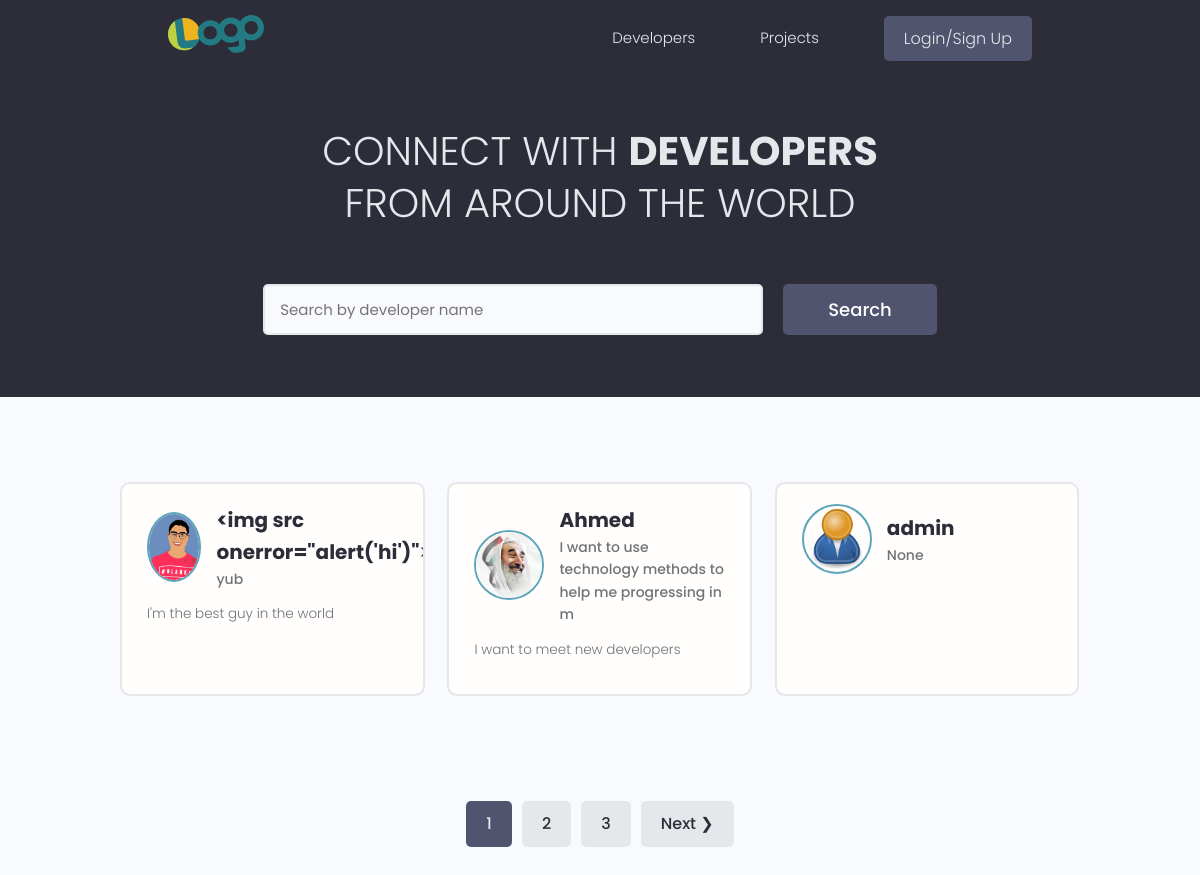
The page / on the database its author committed.
### users/models.py (models this page shows, shortened)
class Profile(models.Model):
    user = models.OneToOneField(
        User, on_delete=models.CASCADE, null=True, blank=True)
    name = models.CharField(max_length=200, blank=True, null=True)
    email = models.EmailField(max_length=500, blank=True, null=True)
    username = models.CharField(max_length=200, blank=True, null=True)
    location = models.CharField(max_length=200, blank=True, null=True)
    short_intro = models.CharField(max_length=200, blank=True, null=True)
    bio = models.TextField(blank=True, null=True)
    profile_image = models.ImageField(
        null=True, blank=True, upload_to='profiles/', default="profiles/user-default.png")
    social_github = models.CharField(max_length=200, blank=True, null=True)
    social_twitter = models.CharField(max_length=200, blank=True, null=True)
    social_linkedin = models.CharField(max_length=200, blank=True, null=True)
    social_youtube = models.CharField(max_length=200, blank=True, null=True)
    social_website = models.CharField(max_length=200, blank=True, null=True)
    created = models.DateTimeField(auto_now_add=True)
    id = models.UUIDField(default=uuid.uuid4, unique=True,
                          primary_key=True, editable=False)
    class Meta:
        ordering = ['created']
    @property
    def imageURL(self):
        try:
            url = self.profile_image.url
        except:
            url = ''
        return url

### users/views.py (the view)
# urls.py: path('', views.profiles, name="profiles"),
def profiles(request):
    profiles, search_query = searchProfiles(request) #move it to the ubn=
    custom_range, profiles = paginateProfiles(request, profiles, 3)
    context = {'profiles': profiles, 'search_query': search_query,
               'custom_range': custom_range}
    return render(request, 'users/profiles.html', context)

### users/utils.py (called while the page is built)
def paginateProfiles(request, profiles, results):
    page = request.GET.get('page')
    paginator = Paginator(profiles, results)
    try:
        profiles = paginator.page(page)
    except PageNotAnInteger:
        page = 1
        profiles = paginator.page(page)
    except EmptyPage:
        page = paginator.num_pages
        profiles = paginator.page(page)
    leftIndex = (int(page) - 4)
    if leftIndex < 1:
        leftIndex = 1
    rightIndex = (int(page) + 5)
    if rightIndex > paginator.num_pages:
        rightIndex = paginator.num_pages + 1
    custom_range = range(leftIndex, rightIndex)
    return custom_range, profiles

def searchProfiles(request):
    search_query = ''
    if request.GET.get('search_query'):
        search_query = request.GET.get('search_query')
    skills = Skill.objects.filter(name__icontains=search_query)
    profiles = Profile.objects.distinct().filter(
        Q(name__icontains=search_query) |
        Q(short_intro__icontains=search_query) |
        Q(skill__in=skills)
    )
    return profiles, search_query

### users/templates/users/profiles.html (shortened to what this page needs)
{% extends 'main.html' %}
{% block content %}
<main class="home">
    <section class="hero-section text-center">
        <div class="container container--narrow">
            <div class="hero-section__box">
                <h2>CONNECT WITH <span>DEVELOPERS</span></h2>
                <h2>FROM AROUND THE WORLD</h2>
            </div>
            <div class="hero-section__search">
                <form id="searchForm" class="form" action="{% url 'profiles' %}" method="get">
                    <div class="form__field">
                        <input class="input input--text" id="formInput#search" type="text" name="search_query"
                            value="{{search_query}}" placeholder="Search by developer name" />
                    </div>
                    <input class="btn btn--sub btn--lg" type="submit" value="Search" />
                </form>
            </div>
        </div>
    </section>
    <section class="devlist">
        <div class="container">
            <div class="grid grid--three">
                {% for profile in profiles %}
                <div class="column card">
                    <div class="dev">
                        <a href="{% url 'user-profile' profile.id %}" class="card__body">
                            <div class="dev__profile">
                                <img class="avatar avatar--md" src="{{ profile.imageURL }}" alt="image" />
                                <div class="dev__meta">
                                    <h3>{{profile.name}}</h3>
                                    <h5>{{profile.short_intro|slice:"60"}}</h5>
                                </div>
                            </div>
                            <p class="dev__info">{{profile.bio|slice:"150"}}</p>
                        </a>
                    </div>
                </div>
                {% endfor %}
            </div>
        </div>
    </section>
    {% include 'pagination.html' with queryset=profiles custom_range=custom_range %}
</main>
{% endblock content %}

### static/styles/app.css (style rules this page uses)
:root { --color-sub: #2d2d39; }
.btn--sub { background-color: var(--color-sub-light); }
.card { border: 2px solid var(--color-light); }
img { width: 100%; }
.hero-section { height: 40vh; display: flex; align-items: center; background-color: var(--color-sub); }
.hero-section__box { margin-bottom: 4rem; }
.hero-section__box > h2, .hero-section__box > h2 > span { font-size: 4rem; color: var(--color-light); line-height: 1.3; text-transform: uppercase; }
.hero-section__box > h2 { font-weight: 300; }
.hero-section__box > h2 > span { font-weight: 700; }
.hero-section__search > .form { display: flex; align-items: center; justify-content: center; gap: 2rem; }
.hero-section__search > .form input.input--text { width: 50rem; }
.devlist { margin-top: 8rem; }
.devlist .grid { align-items: stretch; }
.devlist .dev .dev__profile { display: flex; align-items: center; gap: 1.5rem; }
.devlist .dev .dev__meta h3 { color: var(--color-sub); font-size: 2rem; font-weight: 700; }
.devlist .dev .dev__meta h5 { color: var(--color-text); font-size: 1.4rem; font-weight: 500; }
.devlist .dev .dev__info { margin: 1.5rem 0; font-size: 1.35rem; line-height: 1.4; text-align: justify; }

### static/uikit/styles/modules/_variables.css (style rules this page uses)
:root { --color-main: #5aa5b9; --color-main-light: #e6faff; --color-sub: #3f4156; --color-sub-light: #51546e; --color-sub-lighter: #ededfd; --color-text: #737373; --color-gray: #8b8b8b; --color-light: #e5e7eb; --color-light-gray: #767676; --color-bg: #f8fafd; --color-white: #fffefd; --color-white-light: #f3f3f3; --color-success: #359e64; --color-success-bg: #def8e8; --color-error: #fc4b0b; --color-error-bg: #fff2ee; --font-base: 'Poppins', arial, helvetica, 'Segoe UI', roboto, ubuntu, sans-serif; --font-monospace: 'Fira Code', 'Courier New', courier, monospace; --font-regular: 300; --font-medium: 500; --font-bold: 700; --generic-shadow: 1px 1px 5px #00000010; --generic-transition: all 0.3s ease-in-out; }

### static/uikit/styles/modules/_base.css (style rules this page uses)
* { margin: 0; padding: 0; box-sizing: border-box; text-rendering: optimizeLegibility; color: inherit; font-size: inherit; }
html { font-size: 50%; }
@media only screen and (min-width: 480px) { html { font-size: 56.25%; } }
@media only screen and (min-width: 1200px) { html { font-size: 62.5%; } }
body { line-height: 1.6; font-weight: 400; font-size: 1.5rem; color: var(--color-text); background-color: var(--color-bg); min-height: 100vh; }

### static/uikit/styles/modules/_typography.css (style rules this page uses)
* { font-family: var(--font-base); }
h2 { font-size: 3.6rem; font-weight: var(--font-bold); }
h3 { font-size: 3.2rem; font-weight: var(--font-medium); }
h5 { font-size: 2.4rem; font-weight: var(--font-medium); }
h5, h6 { font-weight: var(--font-regular); }
p, span, strong { font-size: 1.6rem; color: var(--color-text); font-weight: var(--font-regular); }
a { padding-bottom: 2px; text-decoration: none; display: inline-block; color: var(--color-main); font-weight: var(--font-medium); }

### static/uikit/styles/modules/_utilities.css (style rules this page uses)
.container { width: 92%; max-width: 165rem; margin: 0 auto; box-sizing: border-box; }
.container--narrow { width: 92%; max-width: 120rem; }
@media screen and (min-width: 1000px) { .container { width: 90%; } }
@media screen and (min-width: 1000px) { .container--narrow { width: 85%; } }
@media screen and (min-width: 1200px) { .container { width: 80%; } }
@media screen and (min-width: 1200px) { .container--narrow { width: 72%; } }
.text-center { text-align: center; }

### static/uikit/styles/modules/_avatar.css (style rules this page uses)
.avatar { border-radius: 50%; border: 2px solid var(--color-main); object-fit: cover; }
.avatar--md { height: 7rem; width: 7rem; }

### static/uikit/styles/modules/_button.css (style rules this page uses)
.btn { display: inline-block; position: relative; cursor: pointer; background-color: var(--color-light); font-weight: var(--font-medium); color: var(--color-sub); text-decoration: none; padding: 1rem 2rem; border-radius: 0.5rem; border: none; width: -webkit-fit-content; width: -moz-fit-content; width: fit-content; height: -webkit-fit-content; height: -moz-fit-content; height: fit-content; font-size: 1.6rem; outline-width: 0; outline-color: transparent; -webkit-backface-visibility: hidden; backface-visibility: hidden; transition: all 0.3s ease-in-out; }
.btn--sub { background-color: var(--color-sub); color: var(--color-white); }
.btn--lg { font-size: 1.8rem; padding: 1.2rem 4.5rem; }

### static/uikit/styles/modules/_card.css (style rules this page uses)
.card { border-radius: 1rem; background-color: var(--color-white); border: 1.5px solid var(--color-light); width: auto; height: auto; margin-top: 0.5rem; margin-bottom: 0.5rem; overflow: hidden; }
.card__body, .card__header { padding: 2rem 2.5rem; }

### rows shown on the page
Profile: imageURL (picture), name "<img src…", short_intro "yub", bio "I'm the best guy in the world"
Profile: imageURL (picture), name "Ahmed", short_intro "I want to use technology methods to help me progressing in m", bio "I want to meet new developers"
Profile: imageURL (placeholder picture), name "admin", short_intro "None"

### other values the page prints
{{ page }} "1"
{{ page }} "2" "3"
